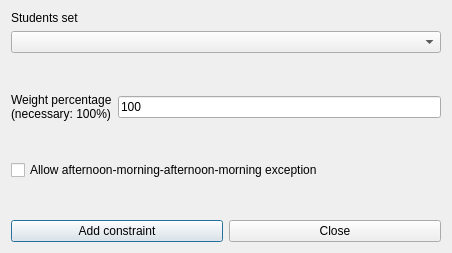
<?xml version="1.0" encoding="UTF-8"?>
<ui version="4.0">
 <class>AddConstraintStudentsSetMaxThreeConsecutiveDaysForm_template</class>
 <widget class="QDialog" name="AddConstraintStudentsSetMaxThreeConsecutiveDaysForm_template">
  <property name="geometry">
   <rect>
    <x>0</x>
    <y>0</y>
    <width>452</width>
    <height>253</height>
   </rect>
  </property>
  <property name="windowTitle">
   <string extracomment="This is the title of the dialog to add a new constraint of this type">Add students set max three consecutive days</string>
  </property>
  <layout class="QVBoxLayout" name="verticalLayout_2">
   <item>
    <layout class="QVBoxLayout" name="verticalLayout">
     <item>
      <widget class="QLabel" name="studentsSetTextLabel">
       <property name="frameShape">
        <enum>QFrame::NoFrame</enum>
       </property>
       <property name="frameShadow">
        <enum>QFrame::Plain</enum>
       </property>
       <property name="text">
        <string>Students set</string>
       </property>
       <property name="wordWrap">
        <bool>false</bool>
       </property>
      </widget>
     </item>
     <item>
      <widget class="QComboBox" name="studentsComboBox">
       <property name="editable">
        <bool>false</bool>
       </property>
       <property name="insertPolicy">
        <enum>QComboBox::NoInsert</enum>
       </property>
       <property name="duplicatesEnabled">
        <bool>false</bool>
       </property>
      </widget>
     </item>
    </layout>
   </item>
   <item>
    <spacer name="verticalSpacer">
     <property name="orientation">
      <enum>Qt::Vertical</enum>
     </property>
     <property name="sizeHint" stdset="0">
      <size>
       <width>20</width>
       <height>27</height>
      </size>
     </property>
    </spacer>
   </item>
   <item>
    <layout class="QHBoxLayout" name="horizontalLayout_2">
     <item>
      <widget class="QLabel" name="weightTextLabel">
       <property name="frameShape">
        <enum>QFrame::NoFrame</enum>
       </property>
       <property name="frameShadow">
        <enum>QFrame::Plain</enum>
       </property>
       <property name="text">
        <string>Weight percentage
(necessary: 100%)</string>
       </property>
       <property name="wordWrap">
        <bool>false</bool>
       </property>
      </widget>
     </item>
     <item>
      <widget class="QLineEdit" name="weightLineEdit">
       <property name="text">
        <string notr="true">100</string>
       </property>
      </widget>
     </item>
    </layout>
   </item>
   <item>
    <spacer name="verticalSpacer_2">
     <property name="orientation">
      <enum>Qt::Vertical</enum>
     </property>
     <property name="sizeHint" stdset="0">
      <size>
       <width>20</width>
       <height>27</height>
      </size>
     </property>
    </spacer>
   </item>
   <item>
    <layout class="QHBoxLayout" name="horizontalLayout_3">
     <item>
      <widget class="QCheckBox" name="allowAMAMExceptionCheckBox">
       <property name="text">
        <string>Allow afternoon-morning-afternoon-morning exception</string>
       </property>
      </widget>
     </item>
    </layout>
   </item>
   <item>
    <spacer name="verticalSpacer_3">
     <property name="orientation">
      <enum>Qt::Vertical</enum>
     </property>
     <property name="sizeHint" stdset="0">
      <size>
       <width>20</width>
       <height>27</height>
      </size>
     </property>
    </spacer>
   </item>
   <item>
    <layout class="QHBoxLayout" name="horizontalLayout">
     <item>
      <widget class="QPushButton" name="addConstraintPushButton">
       <property name="text">
        <string>Add constraint</string>
       </property>
      </widget>
     </item>
     <item>
      <widget class="QPushButton" name="closePushButton">
       <property name="text">
        <string>Close</string>
       </property>
      </widget>
     </item>
    </layout>
   </item>
  </layout>
 </widget>
 <layoutdefault spacing="6" margin="11"/>
 <resources/>
 <connections/>
</ui>
